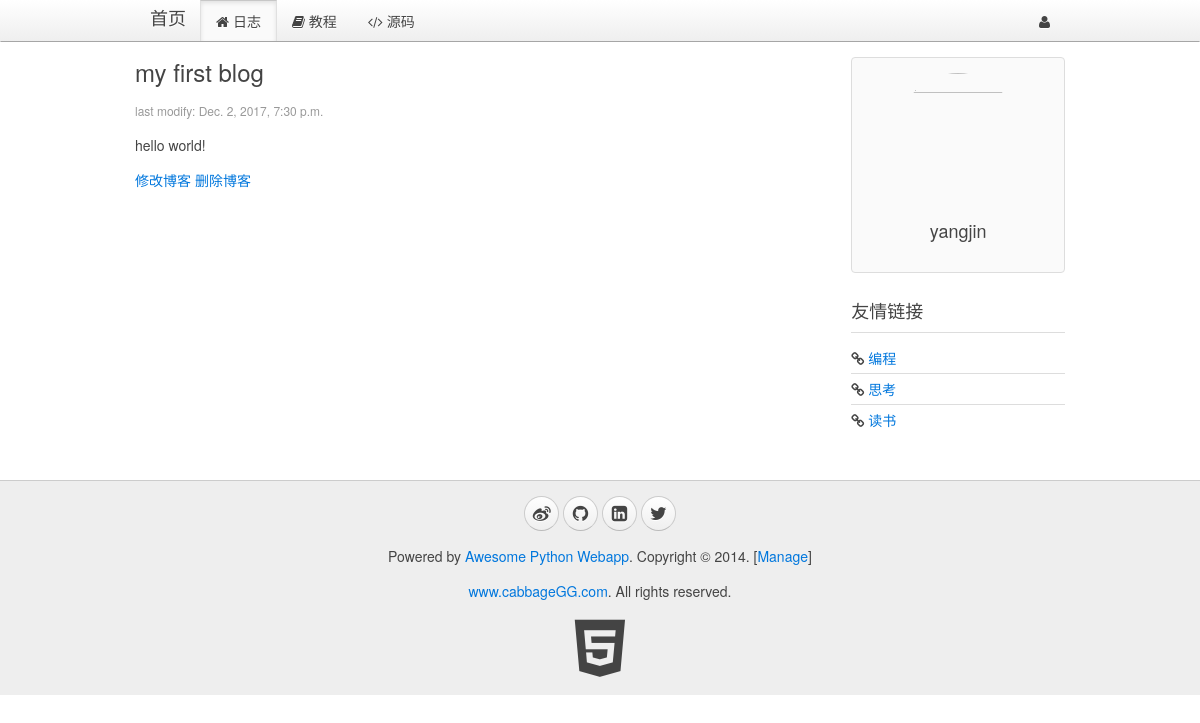
The page /blog/page/1/ on the database as committed earlier.
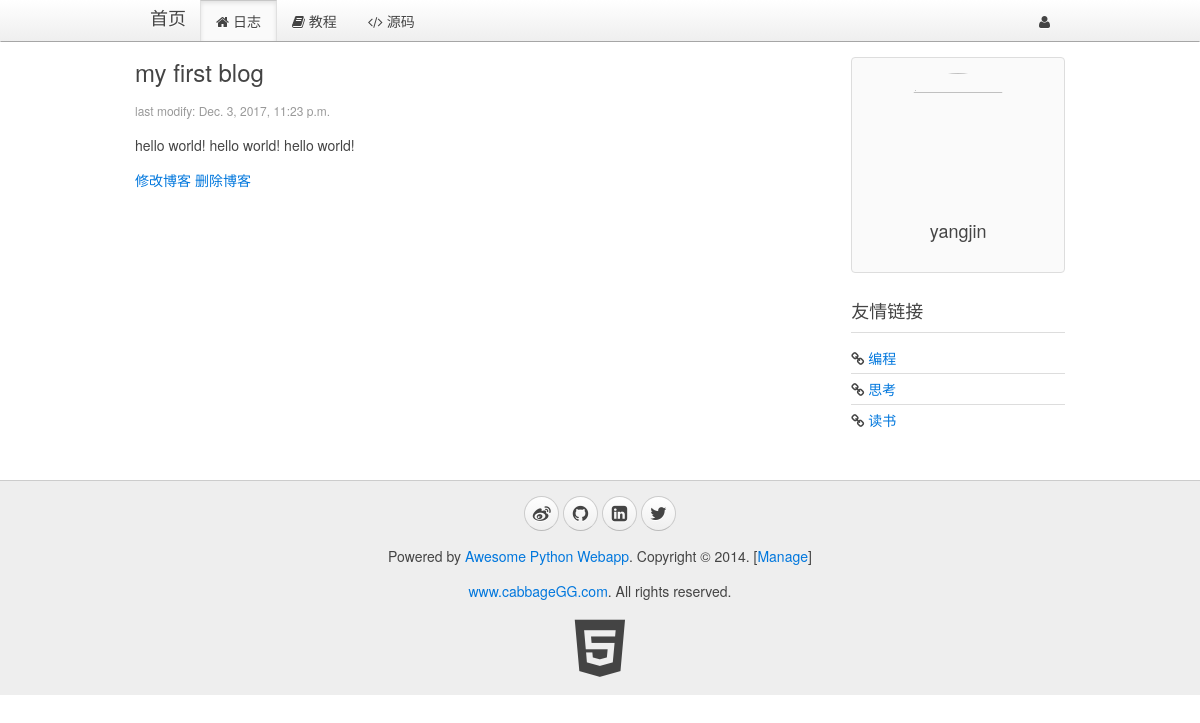
The same page on the database as committed later.
### blog/models.py (models this page shows, shortened)
class Blog(models.Model):
    title = models.CharField(max_length=32, default="Title")
    content = models.TextField(null=True)
    summary = models.TextField(null=True)
    create_time = models.DateTimeField(null=True)

### blog/views.py (the view)
# urls.py: url(r'^page/(?P<blog_id>\d+)/$', views.show_blog, name="show_blog"),
def show_blog(request, blog_id):
    blog = models.Blog.objects.get(id=blog_id)
    return render(request, "blog/blog.html", {"blog": blog})

### blog/templates/blog/blog.html (shortened to what this page needs)
{% extends '__base__.html' %}
{% block content %}
    <div class="uk-width-medium-3-4">
        <article class="uk-article">
            <h2>{{ blog.title }}</h2>
            <p class="uk-article-meta">last modify: {{ blog.create_time }}</p>
            <p>{{ blog.content }}</p>
            <a href="{% url 'blog:edit_blog' blog.id %}">修改博客</a>
            <a href="{% url 'blog:delete_blog' blog.id %}">删除博客</a>
        </article>
    </div>
    <div class="uk-width-medium-1-4">
        <div class="uk-panel uk-panel-box">
            <div class="uk-text-center">
                <img class="uk-border-circle" width="120" height="120" src="{{ blog.user_image }}">
                <h3>yangjin</h3>
            </div>
        </div>
        <div class="uk-panel uk-panel-header">
            <h3 class="uk-panel-title">友情链接</h3>
            <ul class="uk-list uk-list-line">
                <li><i class="uk-icon-link"></i> <a href="#">编程</a></li>
                <li><i class="uk-icon-link"></i> <a href="#">思考</a></li>
                <li><i class="uk-icon-link"></i> <a href="#">读书</a></li>
            </ul>
        </div>
    </div>
{% endblock %}

Rows that differ between the two databases and show on the page:
changed Blog "my first blog": create_time "Dec. 2, 2017, 7:30 p.m." → "Dec. 3, 2017, 11:23 p.m."; content "hello world!" → "hello world! hello world! hello world!"
